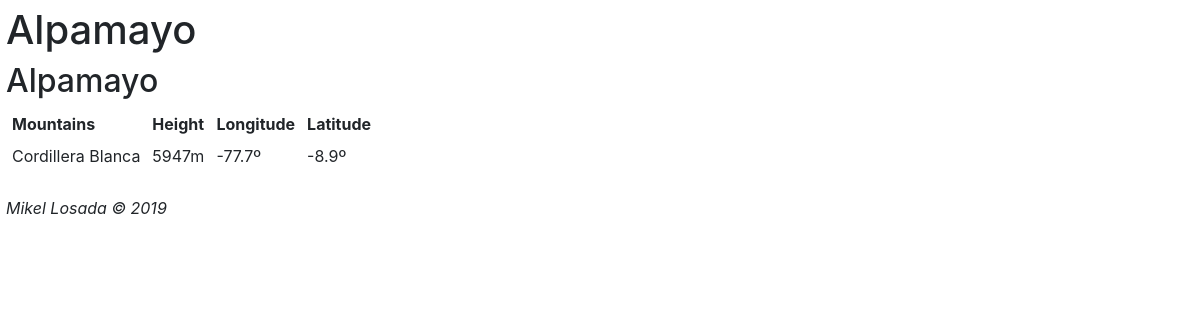
Page /index.php/mountains/Alpamayo on the committed database.
### tables this page shows
CREATE TABLE `mountain` (
  `Name` varchar(35) NOT NULL,
  `Mountains` varchar(35) DEFAULT NULL,
  `Height` float DEFAULT NULL,
  `Type` varchar(10) DEFAULT NULL,
  `Longitude` float DEFAULT NULL,
  `Latitude` float DEFAULT NULL
);

### application/controllers/Mountains.php (called while the page is built, shortened)
<?php
class Mountains extends CI_Controller {
    public function __construct()
    {
	$this->load->model('mountain_model');
        $this->load->helper('url_helper');
    }
    public function view($name = NULL)
    {
        $data['mountains_item'] = $this->mountain_model->get_mountains($name);
        $data['title'] = $data['mountains_item']['Name'];
        $this->load->view('templates/header', $data);
        $this->load->view('mountains/view', $data);
        $this->load->view('templates/footer');
    }
    }

### index.php (called while the page is built, shortened)
<?php
require_once BASEPATH.'core/CodeIgniter.php';

### application/models/Mountain_model.php (called while the page is built, shortened)
<?php
class Mountain_model extends CI_Model {
    public function get_mountains($name = FALSE)
    {
        $query = $this->db->get_where('mountain', array('Name' => $name));
        return $query->row_array();
    }
}

### application/views/mountains/view.php (the view, shortened to what this page needs)
<?php
echo '<h2>'.$mountains_item['Name'].'</h2>';
echo "<table><th>Mountains</th><th>Height</th><th>Longitude</th><th>Latitude</th>";
echo <<<EOL
<tr>
<td>$mountains_item[Mountains] </td>
<td> $mountains_item[Height]m </td>
<td> $mountains_item[Longitude]º</td>
<td>$mountains_item[Latitude]º</td>
 </tr>
</table>
EOL;
?>
<br/>

### application/views/mountains/view.php (style rules this page uses)
body { padding: 6px; background: url("https://wallpapershome.com/images/pages/pic_h/5537.jpg"); }
table td, table th { padding: 6px; }

### rows in the picture
mountain: Name "Alpamayo", Mountains "Cordillera Blanca", Height "5947", Longitude "-77.7", Latitude "-8.9"

### other values in the picture
$title "Alpamayo"
